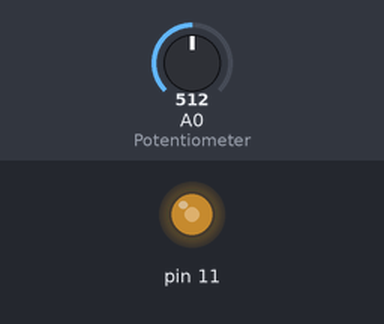
A sketch run on a simulated Arduino Uno, built with avr-gcc and run on an emulated ATmega328P. Shown: output pins drawn as LEDs (lit = HIGH). The test bench sets the inputs (shaded band); at power-on: A0 (Potentiometer) = 512. What the sketch prints to the serial monitor is not drawn.

Above: at 1.2 s.
1.3 s: A0 (Potentiometer) set to 110
At 2.2 s:
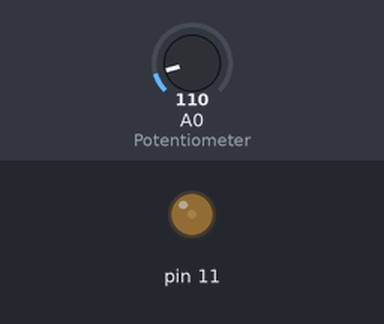
2.8 s: A0 (Potentiometer) set to 90
At 3.2 s:
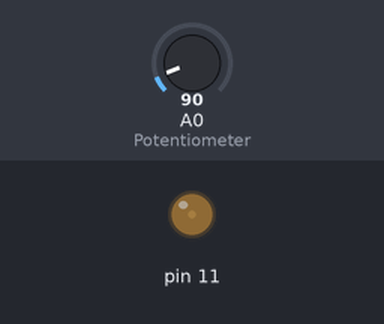
4.5 s: A0 (Potentiometer) set to 11
At 4.9 s:
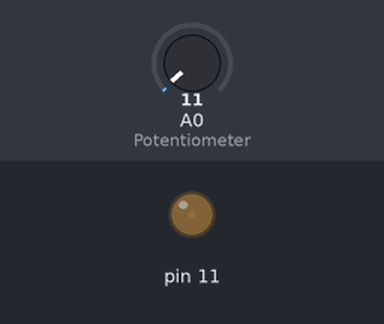
6.3 s: A0 (Potentiometer) set to 8
8.1 s: A0 (Potentiometer) set to 716
At 9.3 s:
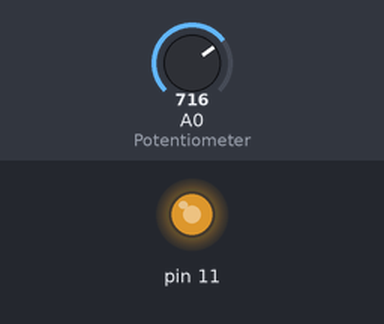
9.6 s: A0 (Potentiometer) set to 990
At 10.7 s:
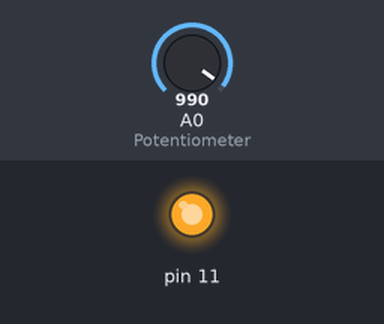
11.1 s: A0 (Potentiometer) set to 1009
At 11.8 s:
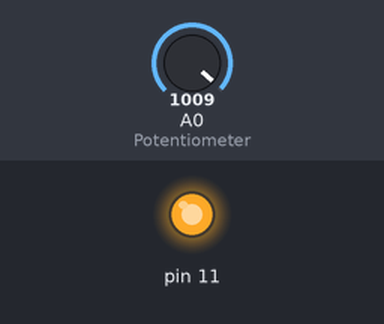
Timing chart, 0 to 13.9 s (numbered marks = the images above; inputs shaded):
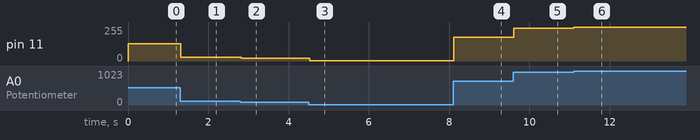

Measured:
- after the input at 1.3 s, pin 11: 128/255 → 27/255 at once
- after the input at 2.8 s, pin 11: 27/255 → 22/255 at once
- after the input at 4.5 s, pin 11: 22/255 → 2/255 at once
- after the input at 6.3 s, every drawn part: stays the same
- after the input at 8.1 s, pin 11: 2/255 → 179/255 at once
- after the input at 9.6 s, pin 11: 179/255 → 247/255 at once
- after the input at 11.1 s, pin 11: 247/255 → 252/255 at once

The sketch:

Robot.FadingPoten.ino
```cpp
/*--------------------ROBOTRONICS CLUB------------------
3. Controlling LED Brightness using Potentiometer
*/


void setup() {
  // initialize serial communications at 9600 bps BITS PER SECOND :
  // 9600 is also baud rate
  // Matlab sensor se communicate karo
  Serial.begin(9600); // This begins the serial communication from Potent.
}

void loop() {
  int sensorValue = analogRead(A0); // AnalogRead takes Input from Potentiometer
  // range of analog Read function is 0 to 255
// Can use pins A0 to A5 for Analog and 1 to 12 for Digital Pins
  float voltage = sensorValue * (5/1023);
  int brightness = sensorValue/4;
  analogWrite(11,brightness); // this gives input from brightness to pin 11 of LED
  // IMP: Range of analogfWrite functiomn is 0 to 1023
  Serial.print("ADC reading ");
  Serial.print(sensorValue);
  Serial.print(" Analog voltage: ");
  Serial.print(voltage);
  delay(1);


}
```
